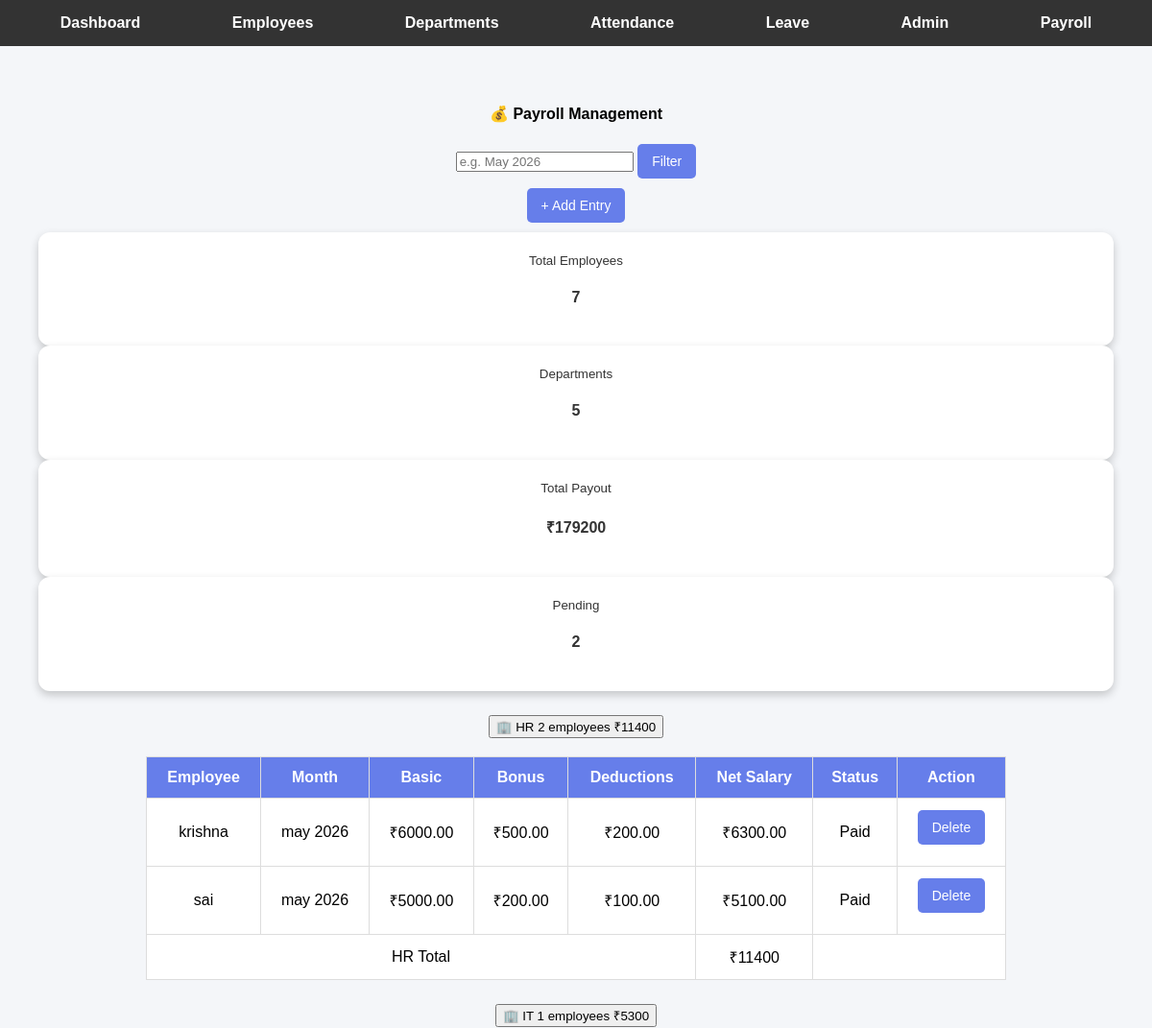
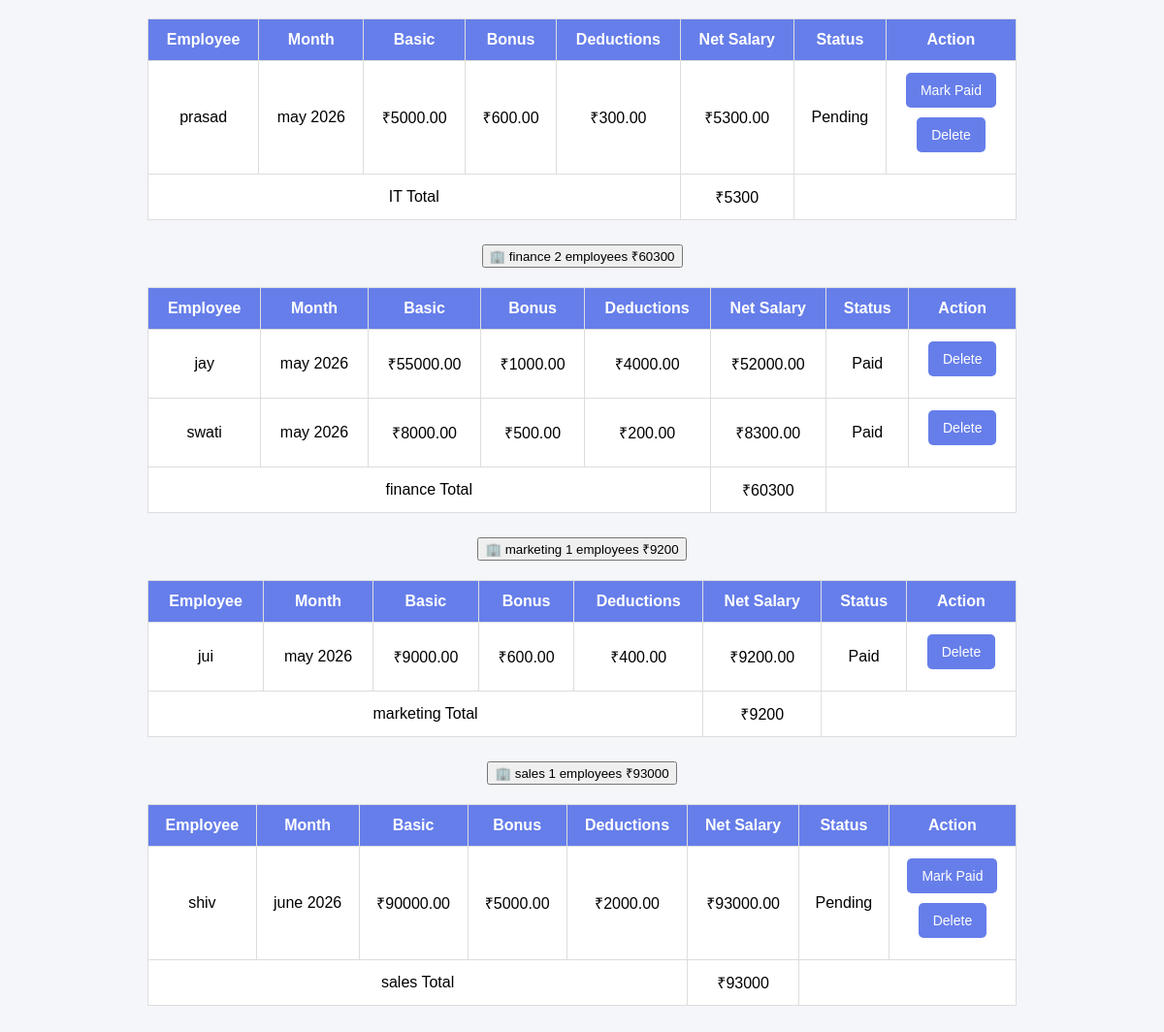
Screenshot of /payroll/ with the database file from the repository (2 pictures, top to bottom).
### hrm/models.py (models this page shows, shortened)
class Department(models.Model):
    name = models.CharField(max_length=100)
    location = models.CharField(max_length=100)

class Payroll(models.Model):
    STATUS_CHOICES = [('paid', 'Paid'), ('pending', 'Pending')]
    employee = models.ForeignKey('Employee', on_delete=models.CASCADE, related_name='payrolls')
    month = models.CharField(max_length=20)
    basic_salary = models.DecimalField(max_digits=10, decimal_places=2)
    bonus = models.DecimalField(max_digits=10, decimal_places=2, default=0)
    deductions = models.DecimalField(max_digits=10, decimal_places=2, default=0)
    net_salary = models.DecimalField(max_digits=10, decimal_places=2, blank=True)
    status = models.CharField(max_length=10, choices=STATUS_CHOICES, default='pending')
    created_at = models.DateTimeField(auto_now_add=True)

class Employee(models.Model):
    name = models.CharField(max_length=100)
    email = models.EmailField(unique=True)
    department = models.ForeignKey('Department', on_delete=models.CASCADE)
    salary = models.IntegerField()
    joining_date = models.DateField(null=True, blank=True)

### hrm/views.py (the view)
# urls.py: path('payroll/', views.payroll_list, name='payroll_list'),
def payroll_list(request):
    month = request.GET.get('month', '')
    payrolls = Payroll.objects.select_related('employee', 'employee__department').order_by(
        'employee__department__name', 'employee__name'
    )
    if month:
        payrolls = payrolls.filter(month=month)
    dept_data = {}
    for p in payrolls:
        dept = p.employee.department.name if p.employee.department else 'No Department'
        if dept not in dept_data:
            dept_data[dept] = {'payrolls': [], 'total': 0}
        dept_data[dept]['payrolls'].append(p)
        dept_data[dept]['total'] += p.net_salary
    total_payout = sum(d['total'] for d in dept_data.values())
    pending_count = payrolls.filter(status='pending').count()
    return render(request, 'payroll.html', {
        'dept_data': dept_data,
        'total_payout': total_payout,
        'pending_count': pending_count,
        'total_employees': payrolls.count(),
        'selected_month': month,
    })

### templates/payroll.html (shortened to what this page needs)
{% extends 'base.html' %}
{% block content %}
<div class="container mt-4">
  <div class="d-flex justify-content-between align-items-center mb-3">
    <h4 class="mb-0">💰 Payroll Management</h4>
    <div class="d-flex gap-2">
      <form method="get" class="d-flex gap-2">
        <input type="text" name="month" value="{{ selected_month }}" placeholder="e.g. May 2026" class="form-control form-control-sm">
        <button class="btn btn-sm btn-outline-secondary">Filter</button>
      </form>
      <a href="{% url 'payroll_add' %}" class="btn btn-primary btn-sm">+ Add Entry</a>
    </div>
  </div>
  <div class="row g-3 mb-4">
    <div class="col-md-3">
      <div class="card bg-light border-0 p-3">
        <small class="text-muted">Total Employees</small>
        <h4 class="mb-0">{{ total_employees }}</h4>
      </div>
    </div>
    <div class="col-md-3">
      <div class="card bg-light border-0 p-3">
        <small class="text-muted">Departments</small>
        <h4 class="mb-0">{{ dept_data|length }}</h4>
      </div>
    </div>
    <div class="col-md-3">
      <div class="card bg-light border-0 p-3">
        <small class="text-muted">Total Payout</small>
        <h4 class="mb-0 text-success">₹{{ total_payout|floatformat:0 }}</h4>
      </div>
    </div>
    <div class="col-md-3">
      <div class="card bg-light border-0 p-3">
        <small class="text-muted">Pending</small>
        <h4 class="mb-0 text-warning">{{ pending_count }}</h4>
      </div>
    </div>
  </div>
  <div class="accordion" id="payrollAccordion">
    {% for dept_name, data in dept_data.items %}
    <div class="accordion-item mb-2 border rounded">
      <h2 class="accordion-header">
        <button class="accordion-button {% if not forloop.first %}collapsed{% endif %} fw-semibold" type="button"
          data-bs-toggle="collapse" data-bs-target="#dept{{ forloop.counter }}">
          🏢 {{ dept_name }}
          <span class="badge bg-secondary ms-2">{{ data.payrolls|length }} employees</span>
          <span class="ms-auto me-3 text-success fw-bold">₹{{ data.total|floatformat:0 }}</span>
        </button>
      </h2>
      <div id="dept{{ forloop.counter }}" class="accordion-collapse collapse {% if forloop.first %}show{% endif %}">
        <div class="accordion-body p-0">
          <table class="table table-hover mb-0">
            <thead class="table-light">
              <tr>
                <th>Employee</th>
                <th>Month</th>
                <th>Basic</th>
                <th>Bonus</th>
                <th>Deductions</th>
                <th>Net Salary</th>
                <th>Status</th>
                <th>Action</th>
              </tr>
            </thead>
            <tbody>
              {% for p in data.payrolls %}
              <tr>
                <td>{{ p.employee.name }}</td>
                <td>{{ p.month }}</td>
                <td>₹{{ p.basic_salary }}</td>
                <td>₹{{ p.bonus }}</td>
                <td>₹{{ p.deductions }}</td>
                <td class="fw-bold text-success">₹{{ p.net_salary }}</td>
                <td>
                  {% if p.status == 'paid' %}
                    <span class="badge bg-success">Paid</span>
                  {% else %}
                    <span class="badge bg-warning text-dark">Pending</span>
                  {% endif %}
                </td>
                <td>
                  {% if p.status == 'pending' %}
                  <a href="{% url 'payroll_mark_paid' p.pk %}" class="btn btn-xs btn-outline-success btn-sm">Mark Paid</a>
                  {% endif %}
                  <form method="post" action="{% url 'payroll_delete' p.pk %}" class="d-inline">
                    <button class="btn btn-sm btn-outline-danger">Delete</button>
                  </form>
                </td>
              </tr>
              {% endfor %}
            </tbody>
            <tfoot class="table-secondary">
              <tr>
                <td colspan="5" class="fw-semibold ps-3">{{ dept_name }} Total</td>
                <td class="fw-bold text-success">₹{{ data.total|floatformat:0 }}</td>
                <td colspan="2"></td>
              </tr>
            </tfoot>
          </table>
        </div>
      </div>
    </div>
    {% empty %}
    <div class="text-center py-5 text-muted">No payroll records found.</div>
    {% endfor %}
  </div>
</div>
{% endblock %}

### templates/base.html (style rules this page uses)
body { margin: 0; font-family: Arial; background: #f4f6f9; }
.container { padding: 20px; text-align: center; }
table { width: 80%; margin: auto; border-collapse: collapse; background: white; }
th, td { padding: 12px; border: 1px solid #ddd; }
th { background: #667eea; color: white; }
.btn { display: inline-block; padding: 10px 15px; background: #667eea; color: white; text-decoration: none; border-radius: 5px; margin-bottom: 10px; border: none; cursor: pointer; font-size: 14px; }
.card { background: white; color: #333; padding: 20px; border-radius: 12px; text-decoration: none; box-shadow: 0 4px 10px rgba(0,0,0,0.2); transition: transform 0.2s; text-align: center; }

### rows the page displays
Department: dept_data "HR", dept_data "HR"
Payroll: employee.name "krishna", month "may 2026", basic_salary "6000.00", bonus "500.00", deductions "200.00", net_salary "6300.00", status "Paid"
Payroll: employee.name "sai", month "may 2026", basic_salary "5000.00", bonus "200.00", deductions "100.00", net_salary "5100.00", status "Paid"
Department: dept_data "IT", dept_data "IT"
Payroll: employee.name "prasad", month "may 2026", basic_salary "5000.00", bonus "600.00", deductions "300.00", net_salary "5300.00", status "Pending"
Department: dept_data "finance", dept_data "finance"
Payroll: employee.name "jay", month "may 2026", basic_salary "55000.00", bonus "1000.00", deductions "4000.00", net_salary "52000.00", status "Paid"
Payroll: employee.name "swati", month "may 2026", basic_salary "8000.00", bonus "500.00", deductions "200.00", net_salary "8300.00", status "Paid"
Department: dept_data "marketing", dept_data "marketing"
Payroll: employee.name "jui", month "may 2026", basic_salary "9000.00", bonus "600.00", deductions "400.00", net_salary "9200.00", status "Paid"
Department: dept_data "sales", dept_data "sales"
Payroll: employee.name "shiv", month "june 2026", basic_salary "90000.00", bonus "5000.00", deductions "2000.00", net_salary "93000.00", status "Pending"

### other values shown
{{ total_employees }} "7"
{{ dept_data|length }} "5"
{{ total_payout|floatformat:0 }} "179200"
{{ pending_count }} "2"
{{ data.payrolls|length }} "2" "1" "2" "1" "1"
{{ data.total|floatformat:0 }} "11400" "5300" "60300" "9200" "93000"
